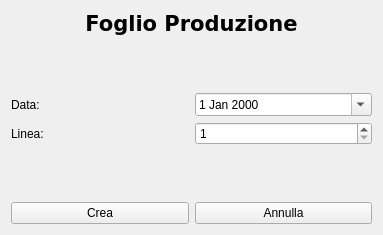
<?xml version="1.0" encoding="UTF-8"?>
<ui version="4.0">
 <class>HNewSheet</class>
 <widget class="QWidget" name="HNewSheet">
  <property name="windowModality">
   <enum>Qt::WindowModal</enum>
  </property>
  <property name="geometry">
   <rect>
    <x>0</x>
    <y>0</y>
    <width>383</width>
    <height>235</height>
   </rect>
  </property>
  <property name="windowTitle">
   <string>Crea foglio produzione</string>
  </property>
  <layout class="QVBoxLayout" name="verticalLayout">
   <item>
    <widget class="QLabel" name="label">
     <property name="font">
      <font>
       <family>Verdana</family>
       <pointsize>16</pointsize>
       <bold>true</bold>
      </font>
     </property>
     <property name="text">
      <string>Foglio Produzione</string>
     </property>
     <property name="alignment">
      <set>Qt::AlignCenter</set>
     </property>
    </widget>
   </item>
   <item>
    <spacer name="verticalSpacer">
     <property name="orientation">
      <enum>Qt::Vertical</enum>
     </property>
     <property name="sizeHint" stdset="0">
      <size>
       <width>20</width>
       <height>44</height>
      </size>
     </property>
    </spacer>
   </item>
   <item>
    <layout class="QHBoxLayout" name="horizontalLayout">
     <item>
      <widget class="QLabel" name="label_2">
       <property name="text">
        <string>Data:</string>
       </property>
      </widget>
     </item>
     <item>
      <widget class="QDateEdit" name="deDEl">
       <property name="calendarPopup">
        <bool>true</bool>
       </property>
      </widget>
     </item>
    </layout>
   </item>
   <item>
    <layout class="QHBoxLayout" name="horizontalLayout_2">
     <item>
      <widget class="QLabel" name="label_3">
       <property name="text">
        <string>Linea:</string>
       </property>
      </widget>
     </item>
     <item>
      <widget class="QSpinBox" name="spLine">
       <property name="minimum">
        <number>1</number>
       </property>
       <property name="maximum">
        <number>5</number>
       </property>
      </widget>
     </item>
    </layout>
   </item>
   <item>
    <spacer name="verticalSpacer_2">
     <property name="orientation">
      <enum>Qt::Vertical</enum>
     </property>
     <property name="sizeHint" stdset="0">
      <size>
       <width>20</width>
       <height>43</height>
      </size>
     </property>
    </spacer>
   </item>
   <item>
    <layout class="QHBoxLayout" name="horizontalLayout_3">
     <item>
      <widget class="QPushButton" name="pbOK">
       <property name="text">
        <string>Crea</string>
       </property>
       <property name="icon">
        <iconset resource="icons.qrc">
         <normaloff>:/Resources/Accept64.png</normaloff>:/Resources/Accept64.png</iconset>
       </property>
       <property name="iconSize">
        <size>
         <width>32</width>
         <height>32</height>
        </size>
       </property>
      </widget>
     </item>
     <item>
      <widget class="QPushButton" name="pbCancel">
       <property name="text">
        <string>Annulla</string>
       </property>
       <property name="icon">
        <iconset resource="icons.qrc">
         <normaloff>:/Resources/Actions-window-close-icon.png</normaloff>:/Resources/Actions-window-close-icon.png</iconset>
       </property>
       <property name="iconSize">
        <size>
         <width>32</width>
         <height>32</height>
        </size>
       </property>
      </widget>
     </item>
    </layout>
   </item>
  </layout>
 </widget>
 <resources>
  <include location="icons.qrc"/>
 </resources>
 <connections/>
</ui>
